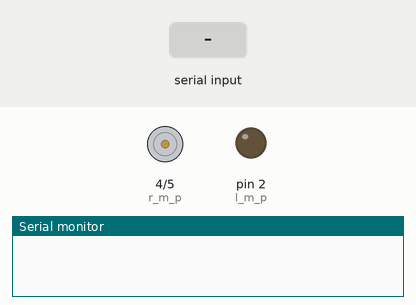
Simulated run of this sketch. Board: Arduino Uno, built with avr-gcc and run on an emulated ATmega328P. Shown: motor-driver pin pairs drawn as motors (green arrow = first pin HIGH = forward, orange = second pin HIGH = backward, longer = more drive), output pins drawn as LEDs (lit = HIGH), the last lines printed to the serial monitor. Inputs (shaded band) come from the test bench.

Above: at 1.2 s.
1.3 s: "f" received over Serial
At 1.6 s:
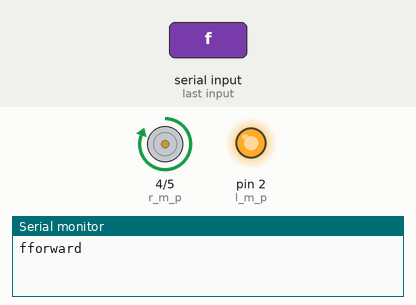
2.8 s: "b" received over Serial
At 3.9 s:
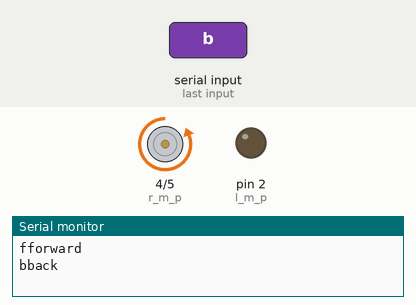
4.3 s: "r" received over Serial
At 5.1 s:
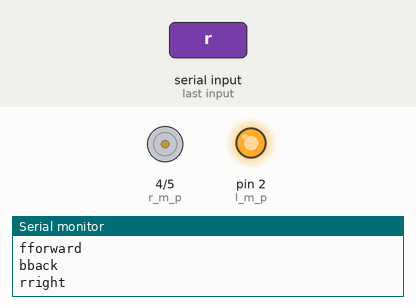
5.8 s: "l" received over Serial
At 6.2 s:
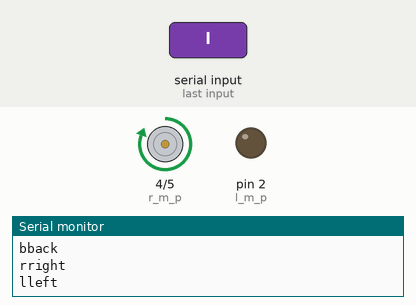
Timing chart, 0 to 8.3 s (numbered marks = the images above; inputs shaded):
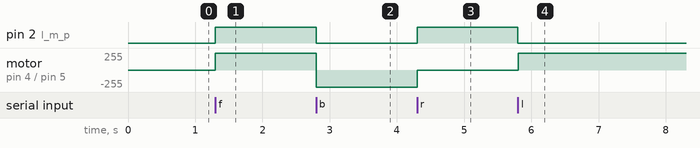

The sketch:

ROBOTCONTROLLER.ino
```cpp
byte l_m_p = 2;  //left motor positive
byte l_m_n = 3;  //left motor negative
byte r_m_p = 4;  //right motor positive
byte r_m_n = 5;  //right motor negative


void setup() {
  // put your setup code here, to run once:
pinMode(l_m_p, OUTPUT);
pinMode(l_m_p, OUTPUT);
pinMode(r_m_p, OUTPUT);
pinMode(r_m_n, OUTPUT);

Serial.begin(9600); // this initializes the serial port with a baud rate of 9600.

}

void loop() {
// put your main code here, to run repeatedly:
while(Serial.available()){ // this Serial.available() function checks
// if there is data available or not at serial port.
char data = Serial.read(); // the incomming data from serial port is stored in the variable "data".
  Serial.print(data);  // to print the incomming data.
 if(data == 'f'){  // if the incomming data is "f" then excute the forward function
  forward();
 }
 if(data == 'b'){    // if the incomming data is "b" then excute the back function
  back();
 }
 if(data == 'r'){    // if the incomming data is "r" then excute the right function
  right();
 }
 if(data == 'l'){    //  if the incomming data is "l" then excute the left function
  left();
 }
 if(data == 's'){    // if the incomming data is "s" then excute the stop function
  Stop();
 }

}
}

void forward(){
  digitalWrite(l_m_p,HIGH);
  digitalWrite(l_m_n,LOW);
  digitalWrite(r_m_p,HIGH);
  digitalWrite(r_m_n,LOW);
  Serial.println("forward");
}

void back(){
  digitalWrite(l_m_p,LOW);
  digitalWrite(l_m_n,HIGH);
  digitalWrite(r_m_p,LOW);
  digitalWrite(r_m_n,HIGH);
  Serial.println("back");
}

void left(){
  digitalWrite(l_m_p,LOW);
  digitalWrite(l_m_n,LOW);
  digitalWrite(r_m_p,HIGH);
  digitalWrite(r_m_n,LOW);
  Serial.println("left");
}

void right(){
  digitalWrite(l_m_p,HIGH);
  digitalWrite(l_m_n,LOW);
  digitalWrite(r_m_p,LOW);
  digitalWrite(r_m_n,LOW);
  Serial.println("right");
}
void Stop(){
  digitalWrite(l_m_p,LOW);
  digitalWrite(l_m_n,LOW);
  digitalWrite(r_m_p,LOW);
  digitalWrite(r_m_n,LOW);
  Serial.println("stopped");
}
```

Measured:
- after the input at 1.3 s, pin 2 (l_m_p): LOW → HIGH at once; motor on pin 4 (r_m_p) / pin 5 (r_m_n): stopped → forward 255/255 at once
- after the input at 2.8 s, pin 2 (l_m_p): HIGH → LOW at once; motor on pin 4 (r_m_p) / pin 5 (r_m_n): forward 255/255 → backward 255/255 at once
- after the input at 4.3 s, pin 2 (l_m_p): LOW → HIGH at once; motor on pin 4 (r_m_p) / pin 5 (r_m_n): backward 255/255 → stopped at once
- after the input at 5.8 s, pin 2 (l_m_p): HIGH → LOW at once; motor on pin 4 (r_m_p) / pin 5 (r_m_n): stopped → forward 255/255 at once
